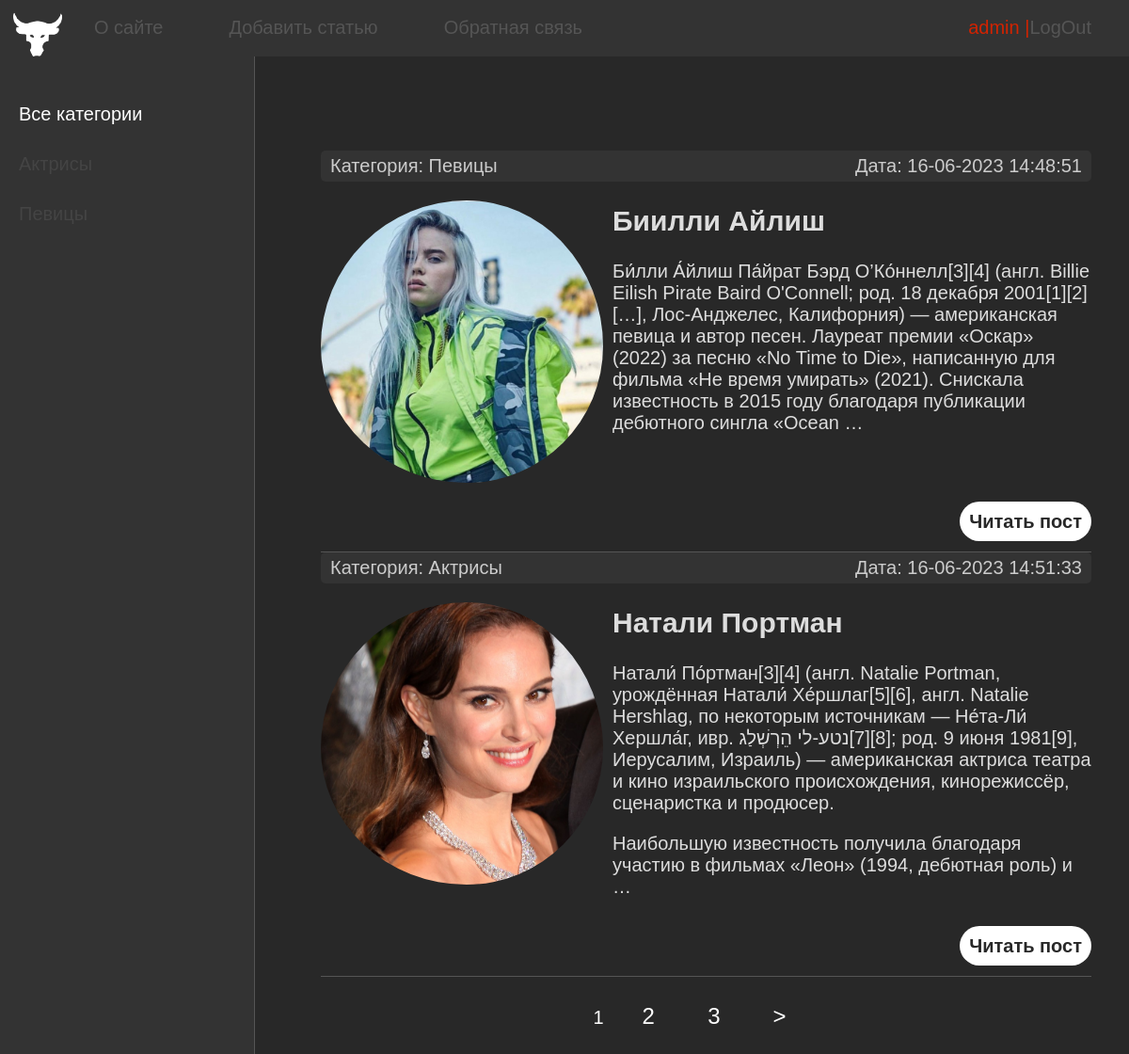
The app's page / (signed in) with its own data.
### women/models.py (models this page shows, shortened)
class Women(models.Model):
    title = models.CharField(max_length=256, verbose_name='Заголовок')
    slug = models.SlugField(max_length=255, unique=True,db_index=True,verbose_name='URL')
    content = models.TextField(blank=True, verbose_name='Текст статьи')
    photo = models.ImageField(upload_to="photos/%Y/%m/%d/", verbose_name='Фото')
    time_create = models.DateTimeField(auto_now_add=True, verbose_name='Дата создания')
    time_update = models.DateTimeField(auto_now= True, verbose_name='Дата изменения')
    is_published = models.BooleanField(default= True, verbose_name='Публикация')
    cat = models.ForeignKey('Category', on_delete=models.PROTECT, null=True, verbose_name='Категория')
    def get_absolute_url(self):
        return reverse('post', kwargs={'post_slug':self.slug})
    class Meta:
        verbose_name='Известные женщины'
        verbose_name_plural= 'Известные женщины'
        ordering = ['time_create', 'title']

class Category(models.Model):
    name = models.CharField(max_length=100,db_index=True, verbose_name='Категория')
    slug = models.SlugField(max_length=255, unique=True,db_index=True,verbose_name='URL')
    def __str__(self):
        return self.name
    def get_absolute_url(self):
        return reverse('category', kwargs={'cat_slug':self.slug})
    class Meta:
        verbose_name='Категории'
        verbose_name_plural= 'Категории'
        ordering = ['name', 'id']

### women/views.py (the view)
# urls.py: path('', WomenHome.as_view(), name='home'),
class WomenHome(DataMixin , ListView):
    model = Women
    template_name = 'women/index.html'
    context_object_name = 'posts'
    def get_context_data(self,*, object_list=None, **kwargs) :
        context = super().get_context_data(**kwargs)
        c_def = self.get_user_context(title="Главная страница")
        return dict(list(context.items())+list(c_def.items()))
    def get_queryset(self) :
        return Women.objects.filter(is_published=True).select_related('cat')

### women/utils.py (called while the page is built)
    def get_user_context(self, **kwargs):
        context = kwargs
        cats = cache.get('cats')
        if not cats:
            cats = Category.objects.annotate(Count('women'))
            cache.set('cats',cats,60)
        user_menu = menu.copy()
        if not self.request.user.is_authenticated:
            user_menu.pop(1)
        context['menu'] = user_menu
        context['cats'] = cats
        if 'cat_selected' not in context:
            context['cat_selected'] = 0
        return context

### women/templates/women/index.html (shortened to what this page needs)
{% extends 'women/base.html' %}
{% block content %}
<ul class="list-articles">
	{% for p in posts %}
		<li><div class="article-panel">
		<p class="first">Категория: {{p.cat}}</p>
		<p class="last">Дата: {{p.time_update|date:"d-m-Y H:i:s"}}</p>
		</div>
{% if p.photo %}
		<p><img class="img-article-left" src="{{p.photo.url}}" ></p>
{% endif %}
		<h2>{{p.title}}</h2>
	{% autoescape on %}
	{{p.content|linebreaks|truncatewords:50}}
	{% endautoescape %}
			<p class="link-read-post"><a href="{{ p.get_absolute_url }}">Читать пост</a></p>
			</li>
	{% endfor %}
</ul>
{% endblock %}

### women/templates/women/base.html (shortened to what this page needs)
{% load static %}
{% load women_tags %}
<!DOCTYPE html>
<html>
<head>
	<link type="text/css" href="{% static 'women/css/styles.css' %}" rel="stylesheet" />
</head>
<body>
<table class="table-page" border=0 cellpadding="0" cellspacing="0">
<tr><td valign=top>
{% block mainmenu %}
		<div class="header">
			<ul id="mainmenu" class="mainmenu">
			<li class="logo"><a href="{% url 'home' %}"><div class="logo"></div></a></li>
{% for m in menu %}
			<li><a href="{% url m.url_name %}">{{m.title}}</a></li>
{% endfor %}
			{% if request.user.is_authenticated %}
			<li class="last"> {{user.username}} |<a href="{% url 'logout' %}">LogOut</a></li>
			{% else %}
			<li class="last"><a href="{% url 'register' %}">SignIn</a>|<a href="{% url 'login' %}">LogIn</a></li>
			{% endif %}
			</ul>
		</div>
{% endblock mainmenu %}
<table class="table-content" border=0 cellpadding="0" cellspacing="0">
<tr>
	<td valign="top" class="left-chapters">
	<ul id="leftchapters">
		{% if cat_selected == 0 %}
			<li class="selected">Все категории</li>
		{% else %}
		<li><a href="{% url 'home' %}">Все категории</a></li>
		{% endif %}
		{% for c in cats %}
		{% if c.women__count > 0 %}
			{% if c.pk == cat_selected %}
				<li class="selected">{{ c.name }}</li>
			{% else %}
				<li><a href="{{ c.get_absolute_url }}">{{c.name}}</a></li>
			{% endif %}
		{% endif %}
		{% endfor %}
	</ul>
</td>
<td valign="top" class="content">
	<div class="content-text">
{% block content %}
{% endblock %}
{% if page_obj.has_other_pages %}
<nav class="list-pages">
	<ul>
		{% for p in paginator.page_range %}
		{% if page_obj.number == p %}
		<li class="page-num page-num-selected" >{{ p }}</li>
		{% elif p >= page_obj.number|add:-2 and p <= page_obj.number|add:2 %}
		<li class="page-num">
			<a href="?page={{ p }}">{{ p }}</a>
		</li>
		{% endif %}
		{% endfor %}
{% if page_obj.has_next %}
<li class="page-num">
	<a href="?page= {{ page_obj.next_page_number }}">&gt;</a>
</li>
{% endif %}
	</ul>
</nav>
{% endif %}
	</div>
</td></tr></table>
</td></tr>
</body>
</html>

### women/static/women/css/styles.css (style rules this page uses)
html, body { font-family: 'Arial', sans-serif; margin: 0; padding: 0; height: 100%; width: 100%; color: #fff; background-color: #282828; }
a { color: #ccc; text-decoration: none; }
img { max-width: 600px; height: auto; border-radius: 50%; }
img.img-article-left { width: 300px; height: 300px; object-fit: cover; object-position: center; float: left; padding: 0 10px 10px 0; border-radius: 50%; }
p.link-read-post { text-align: right; }
p.link-read-post a { padding: 10px; min-width: 100px; background: #ffffff; border-radius: 25px; color: #282828; text-decoration: none; font-weight: 600; }
div.article-panel { background: #333; padding: 5px 10px; box-sizing: border-box; overflow: hidden; color: #ccc; border-radius: 5px; }
div.article-panel p.first { margin: 0; float: left; }
div.article-panel p.last { margin: 0; float: right; }
ul.list-articles { list-style: none; margin: 0; padding: 0; }
ul.list-articles li { border-bottom: 1px solid #555; }
.table-page { width: 100%; height: 100%; vertical-align: top; }
.table-page tr { height: 100%; }
.header { background: #333; height: 60px; }
.logo { background: url('../images/logo1.png') no-repeat 5px 10px; width: 70px; height: 60px; border-radius: 50%; background-size: 100% 100%; }
ul.mainmenu { list-style: none; margin: 0; padding: 0; height: 60px; color: #d22300; font-size: 20px; overflow: hidden; }
ul.mainmenu li { float: left; margin: 18px 40px 0 30px; }
ul.mainmenu li.logo { margin: 0; }
ul.mainmenu li.last { float: right; }
ul.mainmenu li a { color: #555; text-decoration: none; }
.table-content { width: 100%; min-height: 100%; height: 100%; }
.left-chapters { margin: 0; background: #333; border-right: 1px solid #555; min-height: 100%; }
.left-chapters ul { width: 230px; min-height: 100%; margin: 0; padding: 20px; list-style: none; font-size: 20px; }
.left-chapters ul li { margin: 30px 0; color: #999; }
.left-chapters ul li.selected { color: #ffffff; }
.left-chapters ul li a { color: #444; text-decoration: none; }
.content { padding: 40px; width: 100%; box-sizing: border-box; }
.content-text { margin: 60px 0 0 30px; color: #ddd; font-size: 20px; font-family: "Yandex Sans Display Light", sans-serif; }
.list-pages { text-align: center; margin: 0 0 20px 0; }
.list-pages ul { margin: 20px 0 0 0; padding: 0; list-style: none; }
.list-pages ul li { display: inline-block; margin: 0 20px 0 0; }
.list-pages a { color: #fff; font-size: 24px; text-decoration: none; display: flex; align-items: center; justify-content: center; width: 44px; height: 44px; border-radius: 50%; background-color: transparent; border: none; }
.list-pages .page-num-selected { border: none; color: #fff; font-size: 20px; background-color: #282828; }

### records on screen
Women: cat "Певицы", time_update "16-06-2023 14:48:51", photo (picture), title "Биилли Айлиш", content "Би́лли А́йлиш Па́йрат Бэрд О’Ко́ннелл[3][4] (англ. Billie Eilish Pirate Baird O'Connell; род. 18 декабря 2001[1][2][…], Лос-Анджелес, Калифорния) — американская певица и автор песен. Лауреат премии «Оскар» (2022) за песню «No Time to Die», написанную для фильма «Не время умирать» (2021). Снискала известность в 2015 году благодаря публикации дебютного сингла «Ocean …"
Women: cat "Актрисы", time_update "16-06-2023 14:51:33", photo (picture), title "Натали Портман", content "Натали́ По́ртман[3][4] (англ. Natalie Portman, урождённая Натали́ Хе́ршлаг[5][6], англ. Natalie Hershlag, по некоторым источникам — Не́та-Ли́ Хершла́г, ивр. ‏נטע-לי הֵרְשְׁלַג‏‎[7][8]; род. 9 июня 1981[9], Иерусалим, Израиль) — американская актриса театра и кино израильского происхождения, кинорежиссёр, сценаристка и продюсер. Наибольшую известность получила благодаря участию в фильмах «Леон» (1994, дебютная роль) и …"

### other values on screen
{{ m.title }} "О сайте" "Добавить статью" "Обратная связь"
{{ user.username }} "admin"
{{ p }} "1"
{{ p }} "2" "3"
